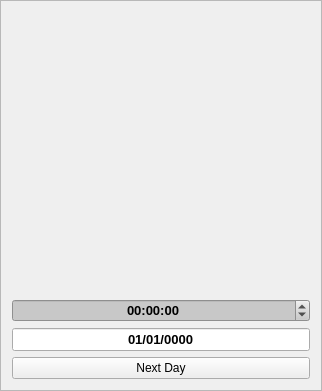
<?xml version="1.0" encoding="UTF-8"?>
<ui version="4.0">
 <class>TimeAndDateFrame</class>
 <widget class="QFrame" name="TimeAndDateFrame">
  <property name="geometry">
   <rect>
    <x>0</x>
    <y>0</y>
    <width>322</width>
    <height>391</height>
   </rect>
  </property>
  <property name="windowTitle">
   <string>Frame</string>
  </property>
  <property name="styleSheet">
   <string notr="true">background-image: url(:/img/data/parchment.jpg);</string>
  </property>
  <property name="frameShape">
   <enum>QFrame::StyledPanel</enum>
  </property>
  <property name="frameShadow">
   <enum>QFrame::Raised</enum>
  </property>
  <layout class="QVBoxLayout" name="verticalLayout">
   <item>
    <spacer name="verticalSpacer">
     <property name="orientation">
      <enum>Qt::Vertical</enum>
     </property>
     <property name="sizeType">
      <enum>QSizePolicy::Preferred</enum>
     </property>
     <property name="sizeHint" stdset="0">
      <size>
       <width>20</width>
       <height>5</height>
      </size>
     </property>
    </spacer>
   </item>
   <item>
    <widget class="ClockFrame" name="frame">
     <property name="sizePolicy">
      <sizepolicy hsizetype="Expanding" vsizetype="Expanding">
       <horstretch>0</horstretch>
       <verstretch>0</verstretch>
      </sizepolicy>
     </property>
     <property name="frameShape">
      <enum>QFrame::NoFrame</enum>
     </property>
     <property name="frameShadow">
      <enum>QFrame::Raised</enum>
     </property>
    </widget>
   </item>
   <item>
    <widget class="QTimeEdit" name="timeEdit">
     <property name="font">
      <font>
       <pointsize>10</pointsize>
       <weight>75</weight>
       <bold>true</bold>
      </font>
     </property>
     <property name="styleSheet">
      <string notr="true">background-image: url(:/img/data/parchment.jpg);
background-color: rgb(200,200,200);</string>
     </property>
     <property name="wrapping">
      <bool>true</bool>
     </property>
     <property name="alignment">
      <set>Qt::AlignCenter</set>
     </property>
     <property name="accelerated">
      <bool>true</bool>
     </property>
     <property name="time">
      <time>
       <hour>0</hour>
       <minute>0</minute>
       <second>0</second>
      </time>
     </property>
    </widget>
   </item>
   <item>
    <widget class="QLineEdit" name="dateEdit">
     <property name="font">
      <font>
       <pointsize>10</pointsize>
       <weight>75</weight>
       <bold>true</bold>
      </font>
     </property>
     <property name="inputMask">
      <string/>
     </property>
     <property name="text">
      <string>01/01/0000</string>
     </property>
     <property name="alignment">
      <set>Qt::AlignCenter</set>
     </property>
    </widget>
   </item>
   <item>
    <widget class="QPushButton" name="btnNextDay">
     <property name="text">
      <string>Next Day</string>
     </property>
    </widget>
   </item>
  </layout>
 </widget>
 <customwidgets>
  <customwidget>
   <class>ClockFrame</class>
   <extends>QFrame</extends>
   <header>clockframe.h</header>
   <container>1</container>
  </customwidget>
 </customwidgets>
 <resources/>
 <connections/>
</ui>
